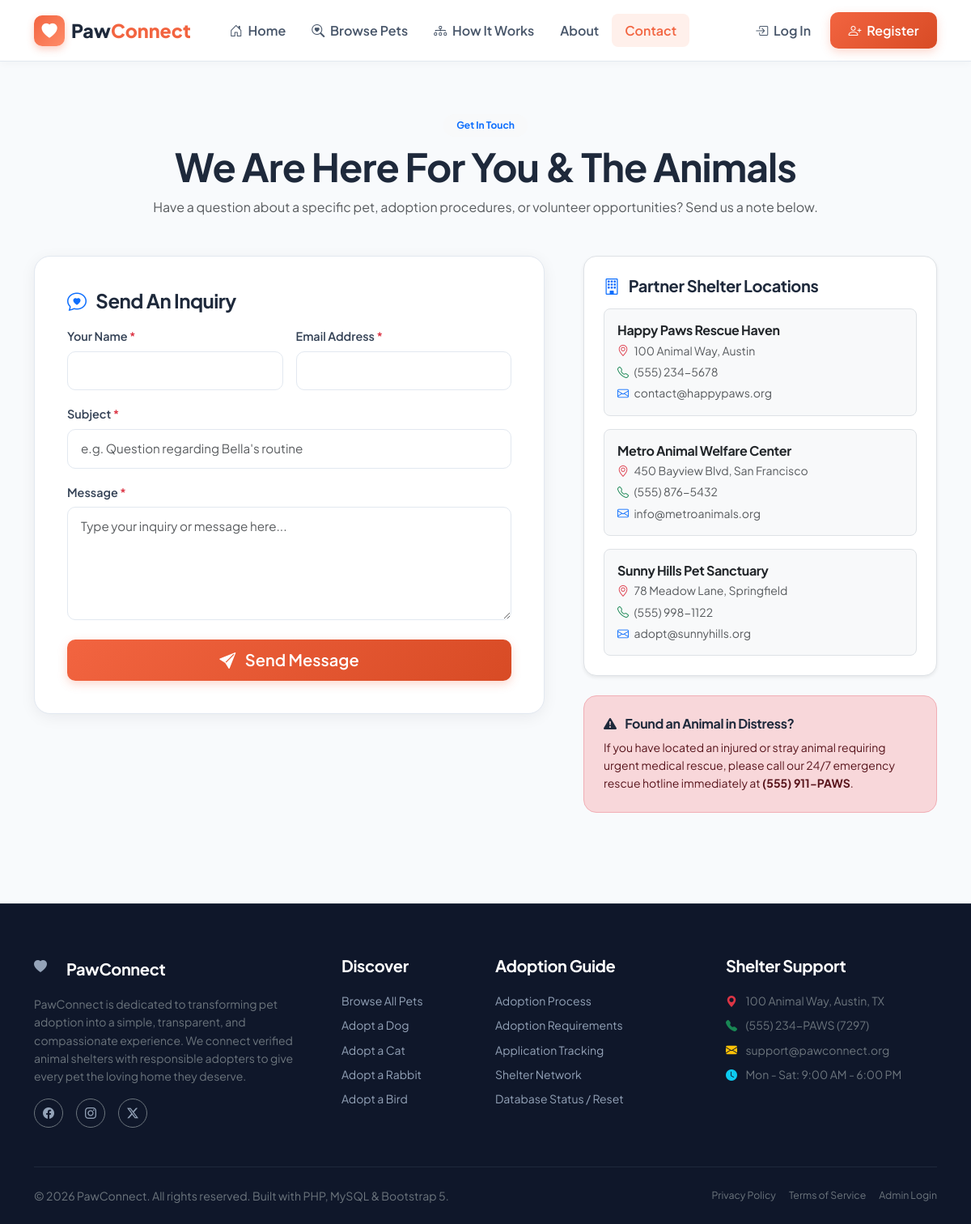
The page /contact.php on the database its author committed.
### tables this page shows
CREATE TABLE `shelters` (
    `id` INT AUTO_INCREMENT PRIMARY KEY,
    `name` VARCHAR(150) NOT NULL,
    `email` VARCHAR(150) NOT NULL,
    `phone` VARCHAR(30) NOT NULL,
    `address` TEXT NOT NULL,
    `city` VARCHAR(100) NOT NULL,
    `website` VARCHAR(200) DEFAULT NULL,
    `created_at` TIMESTAMP DEFAULT CURRENT_TIMESTAMP
);

### includes/auth.php (called while the page is built, shortened)
<?php
function is_logged_in() {
    return isset($_SESSION['user_id']) && !empty($_SESSION['user_id']);
}
function current_user() {
    if (!is_logged_in()) {
        return null;
    }
    return [
        'id'    => $_SESSION['user_id'],
        'name'  => $_SESSION['user_name'] ?? '',
        'email' => $_SESSION['user_email'] ?? '',
        'role'  => $_SESSION['user_role'] ?? 'user'
    ];
}

### contact.php (the view, shortened to what this page needs)
<?php
require_once __DIR__ . '/includes/header.php';
$db = getDB();
$shelters = $db->query("SELECT * FROM shelters ORDER BY id ASC")->fetchAll();
$defaultSubject = trim($_GET['subject'] ?? '');
?>
<div class="container py-5">
    <div class="text-center max-w-700 mx-auto mb-5">
        <span class="badge bg-light text-primary px-3 py-2 rounded-pill fw-bold">Get In Touch</span>
        <h1 class="display-5 fw-bold mt-2">We Are Here For You & The Animals</h1>
        <p class="text-muted">Have a question about a specific pet, adoption procedures, or volunteer opportunities? Send us a note below.</p>
    </div>
    <div class="row g-5">
        <div class="col-lg-7">
            <div class="form-card">
                <h4 class="fw-bold mb-3"><i class="bi bi-chat-heart text-primary me-2"></i> Send An Inquiry</h4>
                <form action="/contact.php" method="POST">
                    <div class="row g-3">
                        <div class="col-md-6">
                            <label class="form-label">Your Name <span class="text-danger">*</span></label>
                            <input type="text" name="name" value="<?= htmlspecialchars($_POST['name'] ?? current_user()['name'] ?? '') ?>" class="form-control" required>
                        </div>
                        <div class="col-md-6">
                            <label class="form-label">Email Address <span class="text-danger">*</span></label>
                            <input type="email" name="email" value="<?= htmlspecialchars($_POST['email'] ?? current_user()['email'] ?? '') ?>" class="form-control" required>
                        </div>
                        <div class="col-12">
                            <label class="form-label">Subject <span class="text-danger">*</span></label>
                            <input type="text" name="subject" value="<?= htmlspecialchars($_POST['subject'] ?? $defaultSubject) ?>" class="form-control" placeholder="e.g. Question regarding Bella's routine" required>
                        </div>
                        <div class="col-12">
                            <label class="form-label">Message <span class="text-danger">*</span></label>
                            <textarea name="message" rows="5" class="form-control" placeholder="Type your inquiry or message here..." required><?= htmlspecialchars($_POST['message'] ?? '') ?></textarea>
                        </div>
                    </div>
                    <button type="submit" class="btn btn-paw-primary btn-lg mt-4 w-100">
                        <i class="bi bi-send-fill me-2"></i> Send Message
                    </button>
                </form>
            </div>
        </div>
        <div class="col-lg-5">
            <div class="bg-white rounded-4 border shadow-sm p-4 mb-4">
                <h5 class="fw-bold mb-3"><i class="bi bi-building me-2 text-primary"></i> Partner Shelter Locations</h5>
                <div class="d-flex flex-column gap-3">
                    <?php foreach ($shelters as $s): ?>
                        <div class="p-3 bg-light rounded-3 border">
                            <h6 class="fw-bold text-dark mb-1"><?= htmlspecialchars($s['name']) ?></h6>
                            <p class="small text-muted mb-1"><i class="bi bi-geo-alt me-1 text-danger"></i> <?= htmlspecialchars($s['address']) ?>, <?= htmlspecialchars($s['city']) ?></p>
                            <p class="small text-muted mb-1"><i class="bi bi-telephone me-1 text-success"></i> <?= htmlspecialchars($s['phone']) ?></p>
                            <p class="small text-muted mb-0"><i class="bi bi-envelope me-1 text-primary"></i> <?= htmlspecialchars($s['email']) ?></p>
                        </div>
                    <?php endforeach; ?>
                </div>
            </div>
            <div class="p-4 rounded-4 bg-danger-subtle border border-danger-subtle text-danger-emphasis">
                <h6 class="fw-bold mb-2"><i class="bi bi-exclamation-triangle-fill me-2"></i> Found an Animal in Distress?</h6>
                <p class="small mb-0">
                    If you have located an injured or stray animal requiring urgent medical rescue, please call our 24/7 emergency rescue hotline immediately at <strong>(555) 911-PAWS</strong>.
                </p>
            </div>
        </div>
    </div>
</div>
<?php include __DIR__ . '/includes/footer.php'; ?>

### includes/header.php (shortened to what this page needs)
<?php
require_once __DIR__ . '/auth.php';
?>
<!DOCTYPE html>
<html lang="en">
<head>
    <link href="https://cdn.jsdelivr.net/npm/bootstrap@5.3.3/dist/css/bootstrap.min.css" rel="stylesheet">
    <link rel="stylesheet" href="https://cdn.jsdelivr.net/npm/bootstrap-icons@1.11.3/font/bootstrap-icons.min.css">
    <link rel="stylesheet" href="/assets/css/style.css">
</head>
<body>
<?php include __DIR__ . '/navbar.php'; ?>
<main>

### includes/navbar.php (shortened to what this page needs)
<?php
$currentScript = basename($_SERVER['PHP_SELF']);
?>
<nav class="navbar navbar-expand-lg navbar-paw">
    <div class="container">
        <a class="navbar-brand" href="/index.php">
            <span class="brand-icon"><i class="bi bi-heart-fill"></i></span>
            <span>Paw<span style="color: var(--paw-primary);">Connect</span></span>
        </a>
        <div class="collapse navbar-collapse" id="pawNavbar">
            <ul class="navbar-nav me-auto mb-2 mb-lg-0 ms-lg-3">
                <li class="nav-item">
                    <a class="nav-link <?= ($currentScript === 'index.php') ? 'active' : '' ?>" href="/index.php">
                        <i class="bi bi-house-door me-1"></i> Home
                    </a>
                </li>
                <li class="nav-item">
                    <a class="nav-link <?= ($currentScript === 'pets.php' || $currentScript === 'pet-details.php') ? 'active' : '' ?>" href="/pets.php">
                        <i class="bi bi-search-heart me-1"></i> Browse Pets
                    </a>
                </li>
                <li class="nav-item">
                    <a class="nav-link" href="/index.php#how-it-works">
                        <i class="bi bi-diagram-3 me-1"></i> How It Works
                    </a>
                </li>
                <li class="nav-item">
                    <a class="nav-link <?= ($currentScript === 'about.php') ? 'active' : '' ?>" href="/about.php">About</a>
                </li>
                <li class="nav-item">
                    <a class="nav-link <?= ($currentScript === 'contact.php') ? 'active' : '' ?>" href="/contact.php">Contact</a>
                </li>
            </ul>
            <ul class="navbar-nav ms-auto align-items-lg-center gap-2">
                <?php if (!is_logged_in()): ?>
                    <li class="nav-item">
                        <a class="nav-link" href="/login.php">
                            <i class="bi bi-box-arrow-in-right me-1"></i> Log In
                        </a>
                    </li>
                    <li class="nav-item">
                        <a class="btn btn-paw-primary" href="/register.php">
                            <i class="bi bi-person-plus me-1"></i> Register
                        </a>
                    </li>
                <?php endif; ?>
            </ul>
        </div>
    </div>
</nav>

### includes/footer.php (shortened to what this page needs)
</main>
<footer class="footer-paw">
    <div class="container">
        <div class="row g-4">
            <div class="col-lg-4 col-md-6">
                <div class="d-flex align-items-center gap-2 mb-3">
                    <span class="brand-icon" style="width: 32px; height: 32px; font-size: 1rem;"><i class="bi bi-heart-fill"></i></span>
                    <h5 class="mb-0 text-white">PawConnect</h5>
                </div>
                <p class="small text-secondary">
                    PawConnect is dedicated to transforming pet adoption into a simple, transparent, and compassionate experience. We connect verified animal shelters with responsible adopters to give every pet the loving home they deserve.
                </p>
                <div class="d-flex gap-3 mt-3">
                    <a href="#" class="btn btn-sm btn-outline-secondary rounded-circle" style="width: 36px; height: 36px; display: inline-flex; align-items: center; justify-content: center;"><i class="bi bi-facebook"></i></a>
                    <a href="#" class="btn btn-sm btn-outline-secondary rounded-circle" style="width: 36px; height: 36px; display: inline-flex; align-items: center; justify-content: center;"><i class="bi bi-instagram"></i></a>
                    <a href="#" class="btn btn-sm btn-outline-secondary rounded-circle" style="width: 36px; height: 36px; display: inline-flex; align-items: center; justify-content: center;"><i class="bi bi-twitter-x"></i></a>
                </div>
            </div>
            <div class="col-lg-2 col-md-6">
                <h5>Discover</h5>
                <ul class="list-unstyled small d-flex flex-column gap-2">
                    <li><a href="/pets.php">Browse All Pets</a></li>
                    <li><a href="/pets.php?category=dogs">Adopt a Dog</a></li>
                    <li><a href="/pets.php?category=cats">Adopt a Cat</a></li>
                    <li><a href="/pets.php?category=rabbits">Adopt a Rabbit</a></li>
                    <li><a href="/pets.php?category=birds">Adopt a Bird</a></li>
                </ul>
            </div>
            <div class="col-lg-3 col-md-6">
                <h5>Adoption Guide</h5>
                <ul class="list-unstyled small d-flex flex-column gap-2">
                    <li><a href="/index.php#how-it-works">Adoption Process</a></li>
                    <li><a href="/about.php">Adoption Requirements</a></li>
                    <li><a href="/my-applications.php">Application Tracking</a></li>
                    <li><a href="/contact.php">Shelter Network</a></li>
                    <li><a href="/install.php">Database Status / Reset</a></li>
                </ul>
            </div>
            <div class="col-lg-3 col-md-6">
                <h5>Shelter Support</h5>
                <p class="small text-secondary mb-2">
                    <i class="bi bi-geo-alt-fill text-danger me-2"></i> 100 Animal Way, Austin, TX
                </p>
                <p class="small text-secondary mb-2">
                    <i class="bi bi-telephone-fill text-success me-2"></i> (555) 234-PAWS (7297)
                </p>
                <p class="small text-secondary mb-2">
                    <i class="bi bi-envelope-fill text-warning me-2"></i> support@pawconnect.org
                </p>
                <p class="small text-secondary">
                    <i class="bi bi-clock-fill text-info me-2"></i> Mon - Sat: 9:00 AM - 6:00 PM
                </p>
            </div>
        </div>
        <div class="footer-bottom d-flex flex-wrap justify-content-between align-items-center">
            <p class="mb-0 text-secondary">&copy; <?= date('Y') ?> PawConnect. All rights reserved. Built with PHP, MySQL & Bootstrap 5.</p>
            <div class="d-flex gap-3">
                <a href="/about.php" class="small text-secondary">Privacy Policy</a>
                <a href="/about.php" class="small text-secondary">Terms of Service</a>
                <a href="/admin/index.php" class="small text-secondary">Admin Login</a>
            </div>
        </div>
    </div>
</footer>
</body>
</html>

### assets/css/style.css (style rules this page uses)
:root { --paw-primary: #f26440; --paw-primary-dark: #d84b25; --paw-primary-light: #fff0eb; --paw-secondary: #2a9d8f; --paw-secondary-dark: #21867a; --paw-accent: #e9c46a; --paw-dark: #1e293b; --paw-muted: #64748b; --paw-light: #f8fafc; --paw-white: #ffffff; --paw-card-bg: #ffffff; --paw-border: #e2e8f0; --paw-radius: 14px; --paw-radius-lg: 20px; --paw-shadow: 0 4px 20px -2px rgba(15, 23, 42, 0.08); --paw-shadow-hover: 0 12px 30px -4px rgba(15, 23, 42, 0.15); }
body { font-family: 'Plus Jakarta Sans', -apple-system, BlinkMacSystemFont, "Segoe UI", Roboto, sans-serif; background-color: var(--paw-light); color: var(--paw-dark); line-height: 1.6; min-height: 100vh; display: flex; flex-direction: column; }
main { flex: 1 0 auto; }
h1, h2, h3, h4, h5, h6 { font-weight: 700; color: var(--paw-dark); letter-spacing: -0.02em; }
a { color: var(--paw-primary); text-decoration: none; transition: all 0.2s ease; }
.navbar-paw { background: rgba(255, 255, 255, 0.95); backdrop-filter: blur(10px); border-bottom: 1px solid var(--paw-border); padding: 0.85rem 0; position: sticky; top: 0; z-index: 1020; box-shadow: 0 2px 10px rgba(0, 0, 0, 0.03); }
.navbar-brand { font-weight: 800; font-size: 1.45rem; color: var(--paw-dark) !important; display: flex; align-items: center; gap: 8px; }
.navbar-brand .brand-icon { display: inline-flex; align-items: center; justify-content: center; width: 38px; height: 38px; background: linear-gradient(135deg, var(--paw-primary), #ff8c69); color: #fff; border-radius: 10px; font-size: 1.2rem; box-shadow: 0 4px 10px rgba(242, 100, 64, 0.3); }
.navbar-paw .nav-link { font-weight: 600; color: #475569; padding: 0.5rem 1rem !important; border-radius: 8px; transition: all 0.2s ease; }
.navbar-paw .nav-link:hover, .navbar-paw .nav-link.active { color: var(--paw-primary) !important; background: var(--paw-primary-light); }
.btn-paw-primary { background: linear-gradient(135deg, var(--paw-primary), var(--paw-primary-dark)); color: #fff !important; font-weight: 600; padding: 0.65rem 1.4rem; border-radius: 10px; border: none; box-shadow: 0 4px 12px rgba(242, 100, 64, 0.25); transition: all 0.25s ease; }
.form-card { background: #ffffff; border-radius: var(--paw-radius-lg); border: 1px solid var(--paw-border); padding: 2.5rem; box-shadow: var(--paw-shadow); }
.form-control, .form-select { border-radius: 10px; border: 1.5px solid var(--paw-border); padding: 0.75rem 1rem; font-size: 0.95rem; transition: all 0.2s ease; }
.form-label { font-weight: 600; font-size: 0.9rem; color: #334155; margin-bottom: 0.4rem; }
.footer-paw { background: #0f172a; color: #94a3b8; padding: 4rem 0 1.5rem; border-top: 1px solid #1e293b; margin-top: 4rem; }
.footer-paw h5 { color: #ffffff; font-weight: 700; margin-bottom: 1.25rem; }
.footer-paw a { color: #94a3b8; }
.footer-bottom { border-top: 1px solid #1e293b; padding-top: 1.5rem; margin-top: 3rem; font-size: 0.88rem; }

### rows shown on the page
shelters: name "Happy Paws Rescue Haven", address "100 Animal Way", city "Austin", phone "(555) 234-5678", email "contact@happypaws.org"
shelters: name "Metro Animal Welfare Center", address "450 Bayview Blvd", city "San Francisco", phone "(555) 876-5432", email "info@metroanimals.org"
shelters: name "Sunny Hills Pet Sanctuary", address "78 Meadow Lane", city "Springfield", phone "(555) 998-1122", email "adopt@sunnyhills.org"
